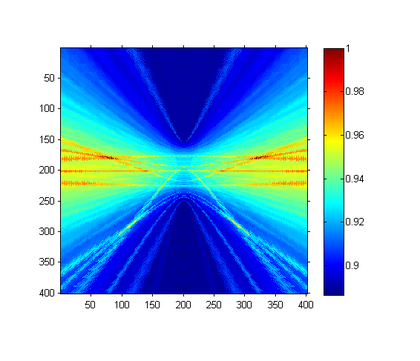
%> input picture MATLAB files/Paper 1/images/3a++.png, 420 x 361 px, shrunk from 566 x 487 before the run
$ octave --eval "result = IP_targets(imread('images/3a++.png'));"   (GNU Octave 9; MATLAB toolbox functions it lacks are replaced by stand-ins)
%> lines starting %> are read from the running program, lines starting %| are printed output that depends on the picture
function out = IP_targets(im)
im=imdilate(im,strel('disk',2,0));
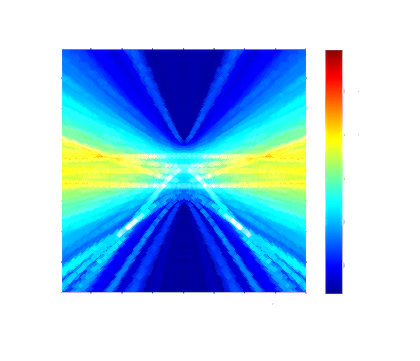
%> im: size 361x420x3 uint8; mean R, G, B 169.2, 205.2, 235.2
M = round(size(im,1)/2);
%> M = 181
N = round(size(im,2)/2);
%> N = 210
mask = zeros(size(im));
for i=1:size(mask,1)
    for j=1:size(mask,2)
        if abs(i-M)+abs(j-N)<50
            mask(i,j) = 1;
        end
    end
end
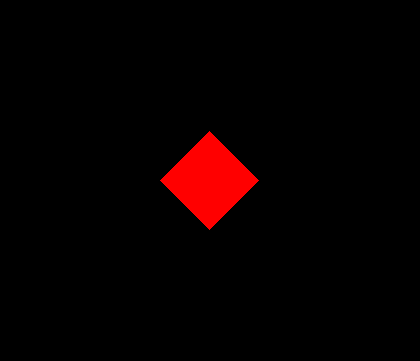
%> mask: size 361x420x3 double; mean R, G, B 0.0323, 0, 0

im=im2bw(im,0.8) & not(mask);
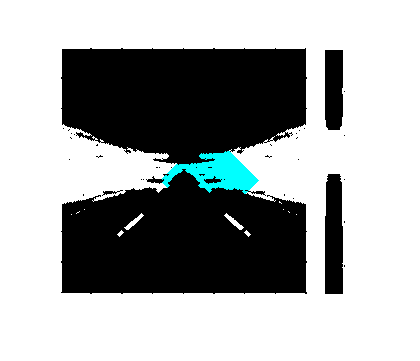
%> im: size 361x420x3 logical; mean R, G, B 0.645, 0.658, 0.658

CC = bwconncomp(im);
%> CC = 12 connected components

if CC.NumObjects == 0
    out = [];
else
    out = zeros(2,CC.NumObjects);
    for i=1:CC.NumObjects
        [x,y] = ind2sub(size(im),CC.PixelIdxList{i});
        out(:,i) = [mean(x);mean(y)];
    end
%> this loop made 12 passes
%> (x, y) on passes 2, 3, 4, 10, 11: ([215; 215; 215], [72; 492; 912]), ([214; 213; 214; 213; 213; 213; 214; 213; 213; 212; 212; 212], [77; 78; 497; 498; 79; 499; 917; 918; 919; 80; 500; 920]), ([210; 210; 210], [85; 505; 925]), ([210; 210; 210], [284; 704; 1124]), ([212; 213; 212; 213; 212; 213], [289; 290; 709; 710; 1129; 1130])
%> x on pass 9: [202; 203; 203; 202; 203; 203; 204; 204; 202; 203; 203; 204]
%> after the loop, out = 12 columns, first 8: [185.6 215 213 210 234 222.7 222.6 234; 641.8 492 498.5 505 541 554.5 654.6 668]
%> `result = IP_targets(imread('images/3a++.png'));`: result has the same summary as out in IP_targets
end
